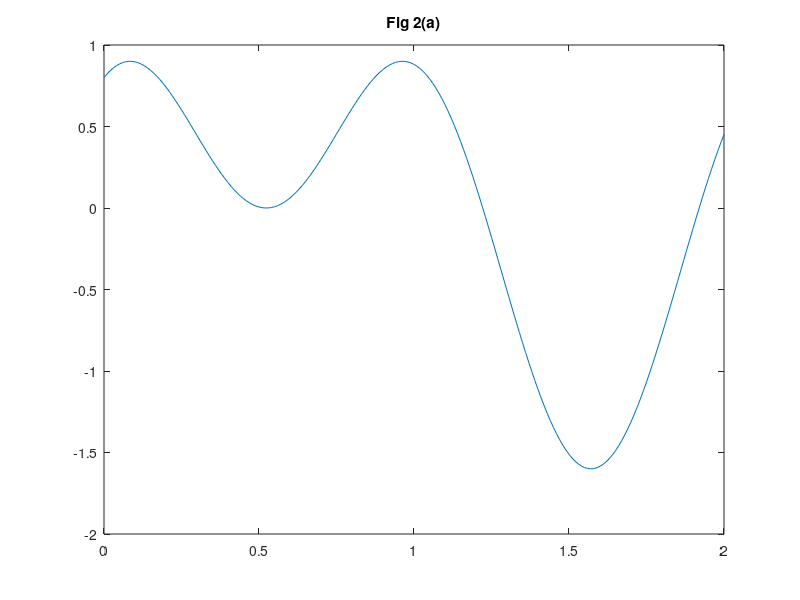

Source code (MATLAB): (Note: this script raises an error after producing the figure.)
close;
##K = 10^4;
##Ron = 100;
##Roff = 16*10^3;
##x = x0 -K*A*cos(w*t)/w;
##M = Ron*x + Roff*(1-x);
##A = 2;
##x0 = 0;

figure(1);
t = -0:0.01:2;
w = 3;
A = 0.8;
B = 0.8;
u = A*sin(w*t)+B*cos(2*w*t);

plot(t, u);
title('Fig 2(a)');

figure(2);
t = -1:0.01:1;
%u = sin(t).-0.5*sin(2*t);
A = 1;
w = 1;
%y = A*sin(w*t) - A^2*sin(2*w*t)/(2*w);
%y = u

plot(t, y);
title('Example 01');

